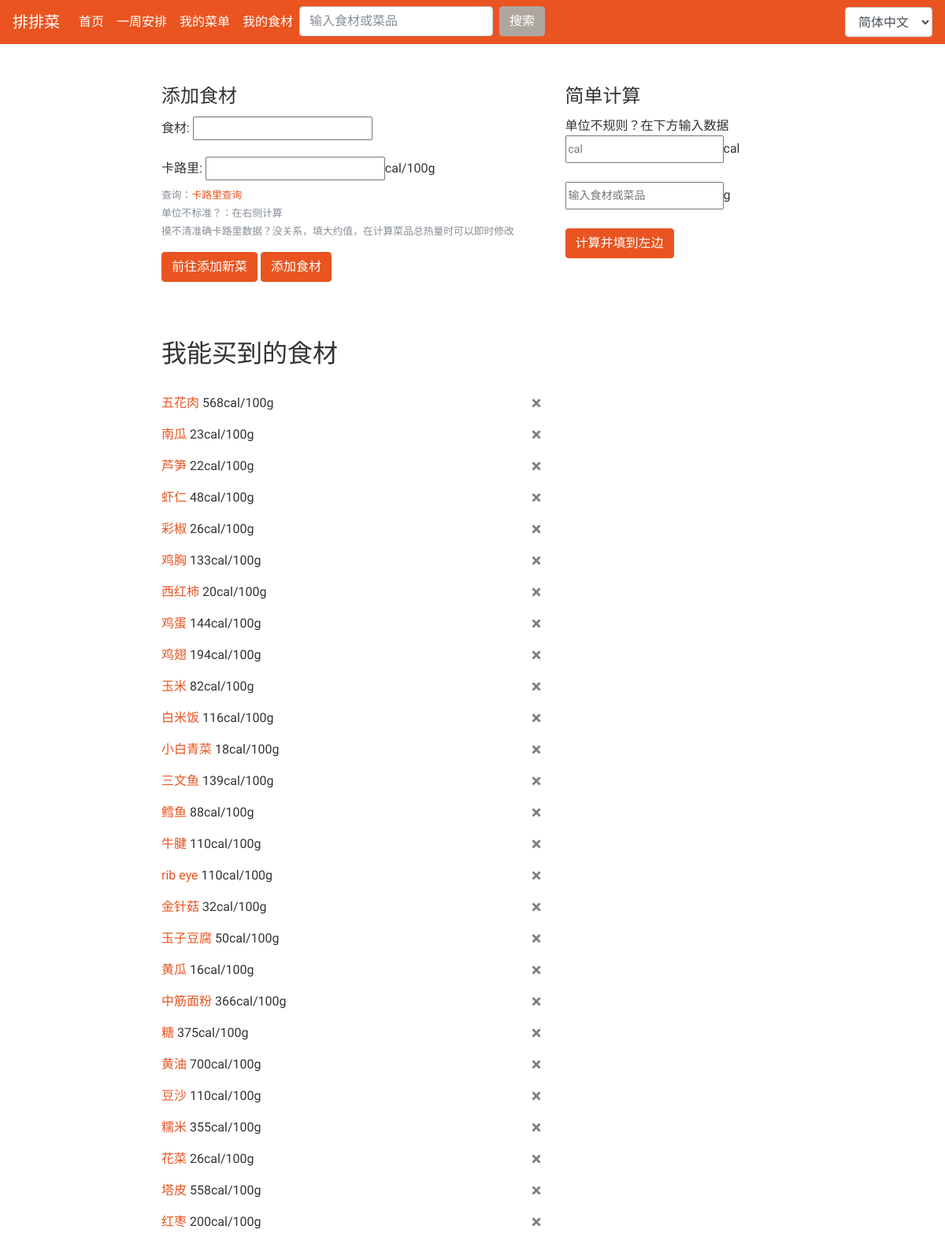
Screenshot of /ingredient/ (signed in) with the database file from the repository.
### AutoGener/models.py (models this page shows, shortened)
class CanGet(models.Model):
    userid = models.IntegerField()
    name = models.CharField(max_length=10)
    cal = models.PositiveIntegerField()

### AutoGener/views.py (the view, shortened to what this page needs)
# urls.py: path('ingredient/', views.get_ingredient, name='ingredient')
@login_required
def get_ingredient(request):
    form = IngredientForm(auto_id="ingre_%s")
    ingredientlist = CanGet.objects.filter(userid=request.user.id)
    duplicate = ''
    context = {'ingredientlist': ingredientlist, 'form': form, 'duplicate': duplicate}
    return render(request, 'AutoGener/ingredientform.html', context)

### AutoGener/forms.py
class IngredientForm(forms.ModelForm):
    name = forms.CharField(max_length=10)
    cal = forms.NumberInput()
    class Meta:
        model = CanGet
        fields = ['name', 'cal']
        labels = {
            'name': '食材'
        }

### templates/AutoGener/ingredientform.html (shortened to what this page needs)
{% extends 'base.html' %}
{% load i18n %}
{% block main %}
<div class = "dishBlock">
  <form action="/ingredient/" method="post">
    <fieldset>
      <legend>{% trans "添加食材" %}</legend>
      <div class="form-group">
        <label for="exampleInputPassword1">{% trans "食材" %}:</label>
        {{ form.name }}
      </div>
      <div class="form-group">
        <label for="exampleInputPassword1">{% trans "卡路里" %}:</label>
        {{ form.cal }}cal/100g
        <small id="fileHelp" class="form-text text-muted">
          {% trans "查询" %}：<a href="http://www.boohee.com/food/" target="_blank">{% trans "卡路里查询" %}</a>
        </small>
        <small id="fileHelp" class="form-text text-muted">{% trans "单位不标准？：在右侧计算" %}</small>
        <small id="fileHelp" class="form-text text-muted">
          {% trans "摸不清准确卡路里数据？没关系，填大约值，在计算菜品总热量时可以即时修改" %}
        </small>
      </div>
      <a class="btn btn-primary" target="_blank" href="{% url 'AutoGener:dish' %}" >{% trans "前往添加新菜" %}</a>
      <button type="submit" class="btn btn-primary">{% trans "添加食材" %}</button>
    </fieldset>
  </form>
</div>
<br>
<br>
<br>
<div>
  <div>
  <h2>{% trans "我能买到的食材" %}</h2>
  <br>
  {% for ingre in ingredientlist %}
        <p> <a href="{% url 'AutoGener:dish_detail' ingre.name %}">{{ ingre.name }}</a> {{ ingre.cal }}cal/100g
          <a class="close" href="{% url 'AutoGener:ingre_delete' ingre.name %}" >&times;</a>
        </p>
  {% empty %}
    <div><p>{% trans "还没有食材哦" %}！</p></div>
  {% endfor %}
    </div>
</div>
{% endblock %}
{% block side %}
  <div>
  <legend>{% trans "简单计算" %}</legend>
    <p>{% trans "单位不规则？在下方输入数据" %}
    <br>
    <input id="calo" class="col-form-label col-form-label-sm" placeholder="cal" />cal
    <br>
    <br>
    <input id="weight" class="col-form-label col-form-label-sm" placeholder="{% trans '输入食材或菜品' %}" />g
    <br>
    <br>
    <button class="btn btn-primary" id="calculate" >{% trans "计算并填到左边" %}</button>
  </div>
{% endblock %}

### rows the page displays
CanGet: name "五花肉", cal "568"
CanGet: name "南瓜", cal "23"
CanGet: name "芦笋", cal "22"
CanGet: name "虾仁", cal "48"
CanGet: name "彩椒", cal "26"
CanGet: name "鸡胸", cal "133"
CanGet: name "西红柿", cal "20"
CanGet: name "鸡蛋", cal "144"
CanGet: name "鸡翅", cal "194"
CanGet: name "玉米", cal "82"
CanGet: name "白米饭", cal "116"
CanGet: name "小白青菜", cal "18"
CanGet: name "三文鱼", cal "139"
CanGet: name "鳕鱼", cal "88"
CanGet: name "牛腱", cal "110"
CanGet: name "rib eye", cal "110"
CanGet: name "金针菇", cal "32"
CanGet: name "玉子豆腐", cal "50"
CanGet: name "黄瓜", cal "16"
CanGet: name "中筋面粉", cal "366"
CanGet: name "糖", cal "375"
CanGet: name "黄油", cal "700"
CanGet: name "豆沙", cal "110"
CanGet: name "糯米", cal "355"
CanGet: name "花菜", cal "26"
CanGet: name "塔皮", cal "558"
CanGet: name "红枣", cal "200"

### other values shown
form field language "简体中文"
